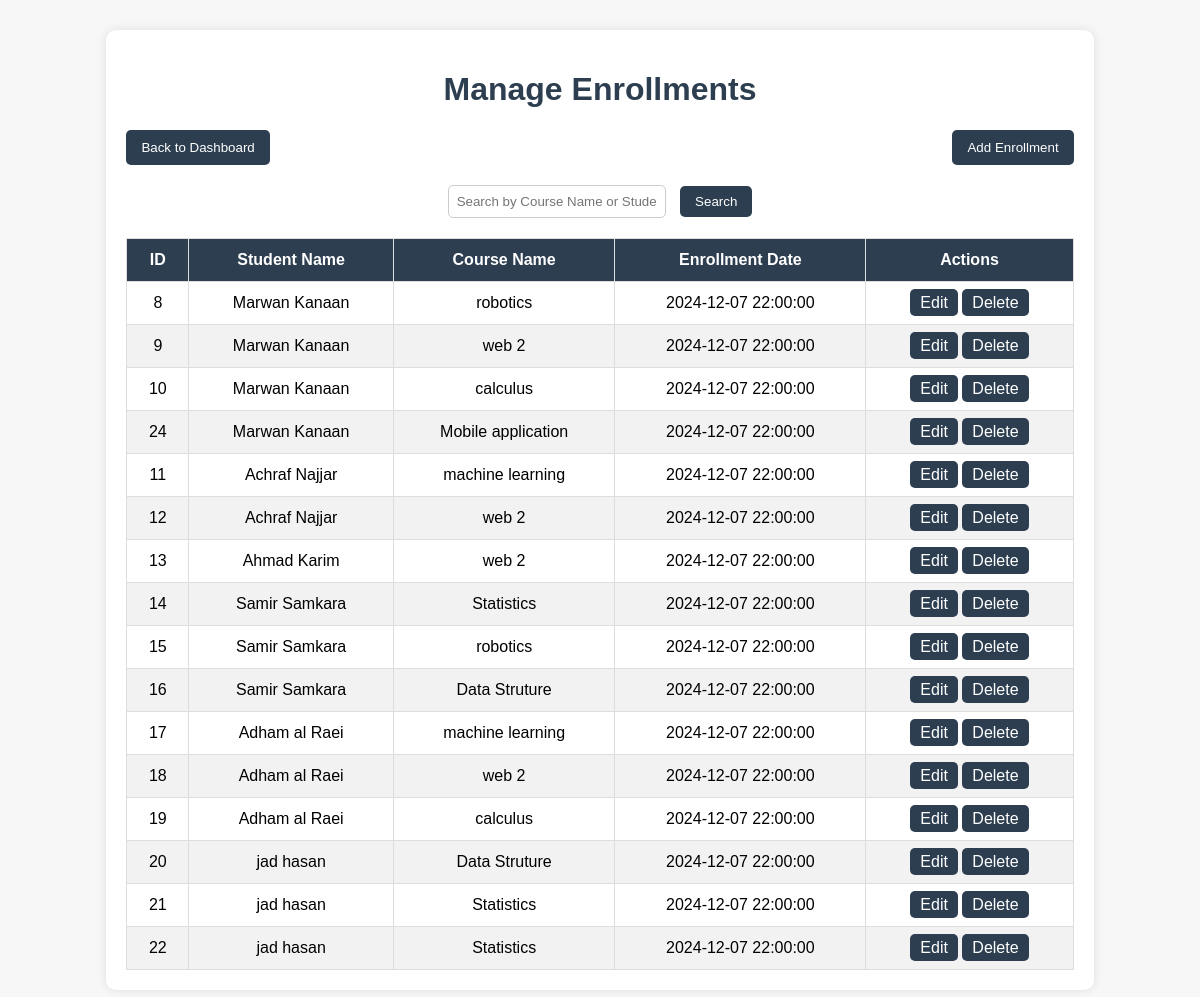
The app's page /admin/enrollments_logic_admin/manage_enrollments.php (signed in) with its own data.
### tables this page shows
CREATE TABLE `enrollments` (
  `id` int(11) NOT NULL,
  `student_id` int(11) DEFAULT NULL,
  `course_id` int(11) DEFAULT NULL,
  `enrollment_date` timestamp NOT NULL DEFAULT current_timestamp()
);

CREATE TABLE `students` (
  `id` int(11) NOT NULL,
  `name` varchar(255) NOT NULL,
  `email` varchar(255) NOT NULL,
  `password` varchar(255) NOT NULL,
  `address` text DEFAULT NULL,
  `phone_number` varchar(15) DEFAULT NULL,
  `course` varchar(100) DEFAULT NULL,
  `major` varchar(100) DEFAULT NULL,
  `profile_photo` longblob DEFAULT NULL
);

CREATE TABLE `courses` (
  `id` int(11) NOT NULL,
  `course_name` varchar(255) NOT NULL,
  `course_code` varchar(20) NOT NULL,
  `course_description` text DEFAULT NULL
);

### admin/enrollments_logic_admin/manage_enrollments.php (the view, shortened to what this page needs)
<?php
include "../../includes/db.php";
$search_query = "";
if (isset($_GET['search']) && !empty($_GET['search'])) {
    $search_query = $_GET['search'];
    $search_term = "%$search_query%";
    $query = "
        SELECT enrollments.id, students.name AS student_name, courses.course_name, enrollments.enrollment_date
        FROM enrollments
        JOIN students ON enrollments.student_id = students.id
        JOIN courses ON enrollments.course_id = courses.id
        WHERE courses.course_name LIKE ? OR students.name LIKE ?";
    $stmt = $conn->prepare($query);
    $stmt->bind_param("ss", $search_term, $search_term);
} else {
    $query = "
        SELECT enrollments.id, students.name AS student_name, courses.course_name, enrollments.enrollment_date
        FROM enrollments
        JOIN students ON enrollments.student_id = students.id
        JOIN courses ON enrollments.course_id = courses.id";
    $stmt = $conn->prepare($query);
}
$stmt->execute();
$result = $stmt->get_result();
?>
<!DOCTYPE html>
<html lang="en">
<head>
</head>
<body>
    <div class="container">
        <h1>Manage Enrollments</h1>
        <div class="btn-container">
            <a href="../admin_dashboard.php"><button>Back to Dashboard</button></a>
            <a href="add_enrollment.php"><button>Add Enrollment</button></a>
        </div>
        <div class="search-form">
            <form method="GET">
                <input type="text" name="search" placeholder="Search by Course Name or Student Name" value="<?php echo htmlspecialchars($search_query); ?>">
                <button type="submit">Search</button>
            </form>
        </div>
        <table>
            <thead>
                <tr>
                    <th>ID</th>
                    <th>Student Name</th>
                    <th>Course Name</th>
                    <th>Enrollment Date</th>
                    <th>Actions</th>
                </tr>
            </thead>
            <tbody>
                <?php while ($row = $result->fetch_assoc()): ?>
                    <tr>
                        <td><?= $row['id'] ?></td>
                        <td><?= htmlspecialchars($row['student_name']) ?></td>
                        <td><?= htmlspecialchars($row['course_name']) ?></td>
                        <td><?= $row['enrollment_date'] ?></td>
                        <td class="action-btns">
                            <a href="edit_enrollment.php?id=<?= $row['id'] ?>">Edit</a>
                            <a href="?delete=<?= $row['id'] ?>" onclick="return confirm('Are you sure you want to delete this enrollment?')">Delete</a>
                        </td>
                    </tr>
                <?php endwhile; ?>
            </tbody>
        </table>
    </div>
</body>
</html>

### admin/enrollments_logic_admin/manage_enrollments.php (style rules this page uses)
body { font-family: Arial, sans-serif; background-color: #f7f7f7; }
.container { width: 80%; margin: 30px auto; background-color: #fff; padding: 20px; border-radius: 10px; box-shadow: 0 0 10px rgba(0, 0, 0, 0.1); }
h1 { text-align: center; color: #2c3e50; }
.btn-container { display: flex; justify-content: space-between; margin-bottom: 20px; }
button { padding: 10px 15px; background-color: #2c3e50; color: white; border: none; border-radius: 5px; cursor: pointer; }
.search-form { text-align: center; margin-bottom: 20px; }
.search-form input[type="text"] { padding: 8px; width: 200px; margin-right: 10px; border-radius: 5px; border: 1px solid #ccc; }
.search-form button { padding: 8px 15px; background-color: #2c3e50; color: white; border: none; border-radius: 5px; cursor: pointer; }
table { width: 100%; margin-top: 20px; border-collapse: collapse; }
table, th, td { border: 1px solid #ddd; }
th, td { padding: 12px; text-align: center; }
th { background-color: #2c3e50; color: white; }
tr:nth-child(even) { background-color: #f2f2f2; }
.action-btns a { text-decoration: none; padding: 5px 10px; color: white; background-color: #2c3e50; border-radius: 5px; }

### records on screen
enrollments: id "8", student.name "Marwan Kanaan", course.course_name "robotics", enrollment_date "2024-12-07 22:00:00"
enrollments: id "9", student.name "Marwan Kanaan", course.course_name "web 2", enrollment_date "2024-12-07 22:00:00"
enrollments: id "10", student.name "Marwan Kanaan", course.course_name "calculus", enrollment_date "2024-12-07 22:00:00"
enrollments: id "24", student.name "Marwan Kanaan", course.course_name "Mobile application", enrollment_date "2024-12-07 22:00:00"
enrollments: id "11", student.name "Achraf Najjar", course.course_name "machine learning", enrollment_date "2024-12-07 22:00:00"
enrollments: id "12", student.name "Achraf Najjar", course.course_name "web 2", enrollment_date "2024-12-07 22:00:00"
enrollments: id "13", student.name "Ahmad Karim", course.course_name "web 2", enrollment_date "2024-12-07 22:00:00"
enrollments: id "14", student.name "Samir Samkara", course.course_name "Statistics", enrollment_date "2024-12-07 22:00:00"
enrollments: id "15", student.name "Samir Samkara", course.course_name "robotics", enrollment_date "2024-12-07 22:00:00"
enrollments: id "16", student.name "Samir Samkara", course.course_name "Data Struture", enrollment_date "2024-12-07 22:00:00"
enrollments: id "17", student.name "Adham al Raei", course.course_name "machine learning", enrollment_date "2024-12-07 22:00:00"
enrollments: id "18", student.name "Adham al Raei", course.course_name "web 2", enrollment_date "2024-12-07 22:00:00"
enrollments: id "19", student.name "Adham al Raei", course.course_name "calculus", enrollment_date "2024-12-07 22:00:00"
enrollments: id "20", student.name "jad hasan", course.course_name "Data Struture", enrollment_date "2024-12-07 22:00:00"
enrollments: id "21", student.name "jad hasan", course.course_name "Statistics", enrollment_date "2024-12-07 22:00:00"
enrollments: id "22", student.name "jad hasan", course.course_name "Statistics", enrollment_date "2024-12-07 22:00:00"
